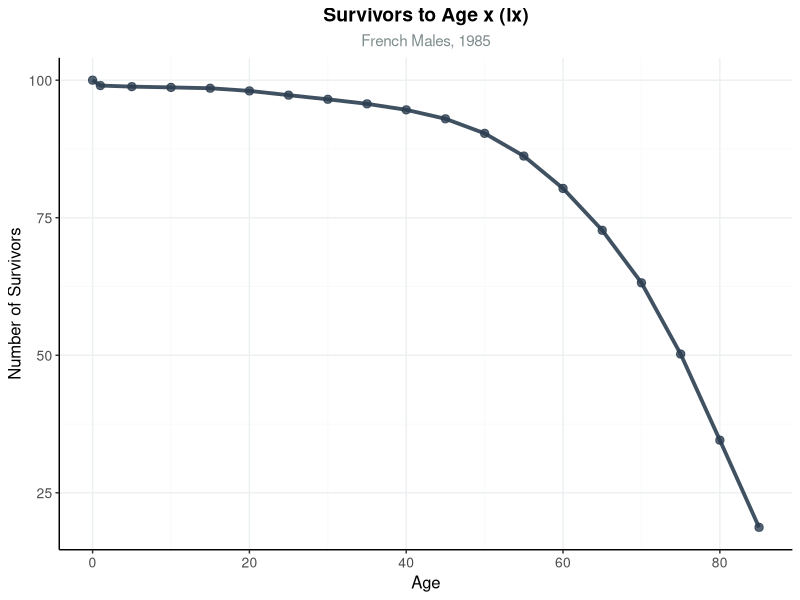
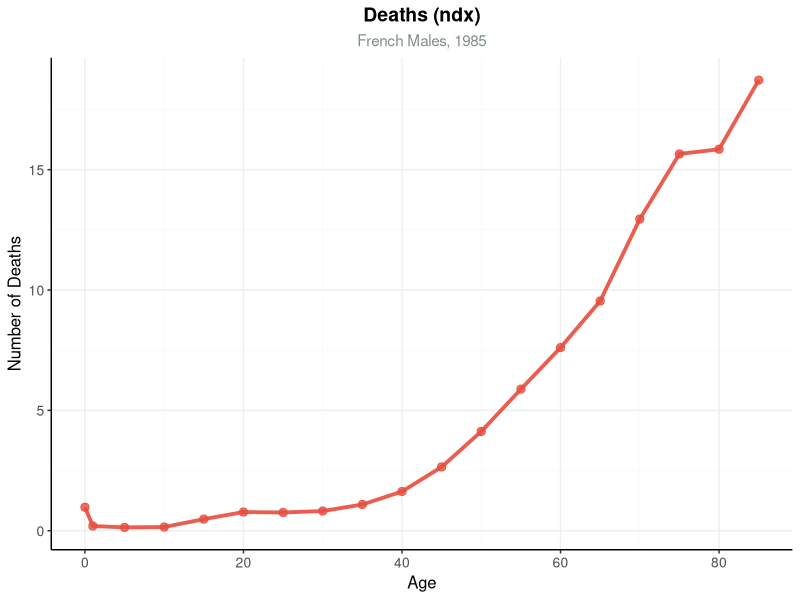
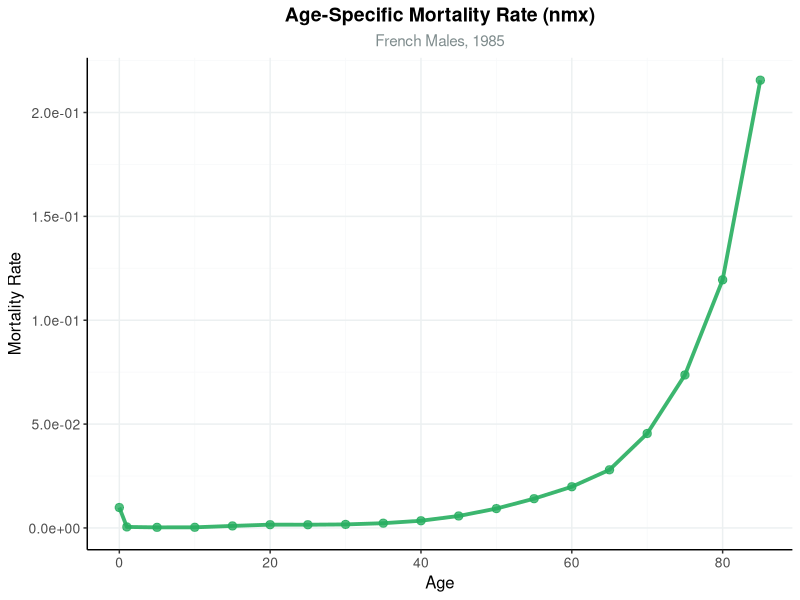

Generate these figures, in order, with R:
# SOC 756 ps1
# Author: Chong-Jiu Zhang
# Last modified: 2025-9-16


library(readr)
library(dplyr)


setwd("D:/Wisconsin/2526F - Soc 756 Dem Tech II/Soc 756 ps 1")
data <- read_csv("ps1_data_F2023.csv")
print(data)


data$nNx <- as.numeric(gsub(",", "", data$nNx))
data$nDx <- as.numeric(gsub(",", "", data$nDx))
# print(data)




#==================================================================
#============================================================= Q1 a

# n -- age interval
data$n <- c(1, 4, rep(5, nrow(data)-3), Inf) 

#==========================================
# nmx -- age-specific mortality rate
data$nmx <- data$nDx / data$nNx

#==========================================
# nqx -- probability of dying
# nqx = n * nmx / (1 + (n - nax) * nmx)
data$nqx <- (data$n * data$nmx) / (1 + (data$n - data$nax) * data$nmx)
data$nqx[nrow(data)] <- 1.0

#==========================================
# npx
data$npx <- 1 - data$nqx

#==========================================
# lx -- survivors to age x
data$lx <- numeric(nrow(data))
data$lx[1] <- 100
for(i in 2:nrow(data)) {
  data$lx[i] <- data$lx[i-1] * data$npx[i-1]
}

#==========================================
# ndx -- # deaths
data$ndx <- data$lx * data$nqx

#==========================================
# nLx -- person-years lived in interval
# nLx = n * lx+n + nax * ndx
data$nLx <- numeric(nrow(data))
for(i in 1:(nrow(data)-1)) {
  data$nLx[i] <- data$n[i] * data$lx[i+1] + data$nax[i] * data$ndx[i]
}
data$nLx[nrow(data)] <- data$lx[nrow(data)] / data$nmx[nrow(data)]

# nLx2 = (n - nax) * lx+n + nax * lx
data$nLx2 <- numeric(nrow(data))
for(i in 1:(nrow(data)-1)) {
  data$nLx2[i] <- (data$n[i] - data$nax[i]) * data$lx[i+1] + data$nax[i] * data$lx[i]
}
data$nLx2[nrow(data)] <- data$lx[nrow(data)] / data$nmx[nrow(data)]

# Check
cat("\n=== CHECKING nLx CALCULATIONS ===\n")
differences <- abs(data$nLx - data$nLx2)
max_diff <- max(differences)
cat("Max difference:", max_diff, "\n")
tolerance <- 1e-10
are_equal <- all(differences < tolerance)
cat("Are nLx and nLx2 equal (within tolerance of", tolerance, "):", are_equal, "\n")
if(are_equal) {
  cat("nLx and nLx2 are equal - dropping nLx2 column\n")
  data$nLx2 <- NULL
} else {
  cat("nLx and nLx2 are NOT equal - keeping both columns\n")
  # Show where they differ
  diff_rows <- which(differences >= tolerance)
  if(length(diff_rows) > 0) {
    cat("Rows where they differ:\n")
    for(row in diff_rows) {
      cat(sprintf("Age %d: nLx=%.6f, nLx2=%.6f, diff=%.6f\n", 
                  data$x[row], data$nLx[row], data$nLx2[row], differences[row]))
    }
  }
}

#==========================================
# Tx -- person-years lived above x
data$Tx <- numeric(nrow(data))
data$Tx[nrow(data)] <- data$nLx[nrow(data)]
for(i in (nrow(data)-1):1) {
  data$Tx[i] <- data$Tx[i+1] + data$nLx[i]
}

#==========================================
# ex
data$ex <- data$Tx / data$lx

#==========================================
# Creat lt
lt <- data %>%
  select(x, n, nNx, nDx, nax, nmx, nqx, npx, lx, ndx, nLx, Tx, ex) %>%
  mutate(
    nmx = round(nmx, 8),
    nqx = round(nqx, 8),
    npx = round(npx, 8),
    lx = round(lx, 8),
    ndx = round(ndx, 8),
    nLx = round(nLx, 8),
    Tx = round(Tx, 8),
    ex = round(ex, 8)
  )
print(lt)
write_csv(lt, "ps1.csv")




#==================================================================
#============================================================= Q1 b

library(ggplot2)

# Color style
colors <- c(
  lx_color = "#2C3E50", 
  ndx_color = "#E74C3C",
  nmx_color = "#27AE60" 
  )

# Plot function
ltplot <- function(data, x_var, y_var, color_name, title, y_label, y_scale = "comma") {
  p <- ggplot(data, aes(x = .data[[x_var]], y = .data[[y_var]])) +
    geom_line(color = colors[color_name], size = 1.3, alpha = 0.9) +
    geom_point(color = colors[color_name], size = 2.5, alpha = 0.8) +
    labs(title = title,
         subtitle = "French Males, 1985",
         x = "Age",
         y = y_label) +
    ltplot_theme()
  
  # y-axis scaling
  if (y_scale == "comma") {
    p <- p + scale_y_continuous(labels = scales::comma)
  } else if (y_scale == "scientific") {
    p <- p + scale_y_continuous(labels = scales::scientific)
  }
  
  return(p)
}

# Theme function
ltplot_theme <- function() {
  theme_classic() +
    theme(
      plot.title = element_text(hjust = 0.5, size = 14, face = "bold"),
      plot.subtitle = element_text(hjust = 0.5, size = 11, color = "#7F8C8D"),
      axis.title = element_text(size = 12),
      axis.text = element_text(size = 10),
      panel.grid.major = element_line(color = "#ECF0F1", size = 0.5),
      panel.grid.minor = element_line(color = "#F8F9FA", size = 0.3),
      panel.background = element_rect(fill = "white", color = NA)
    )
}

# Create plot
p1 <- ltplot(lt, "x", "lx", "lx_color", "Survivors to Age x (lx)",
                 "Number of Survivors", "comma")

p2 <- ltplot(lt, "x", "ndx", "ndx_color", "Deaths (ndx)", 
                 "Number of Deaths", "comma")

p3 <- ltplot(lt, "x", "nmx", "nmx_color","Age-Specific Mortality Rate (nmx)",
                 "Mortality Rate", "scientific")

ggsave("lx1.png", p1, width = 6, height = 5, dpi = 300, bg = "white")
ggsave("ndx1.png", p2, width = 6, height = 5, dpi = 300, bg = "white")
ggsave("nmx1.png", p3, width = 6, height = 5, dpi = 300, bg = "white")




